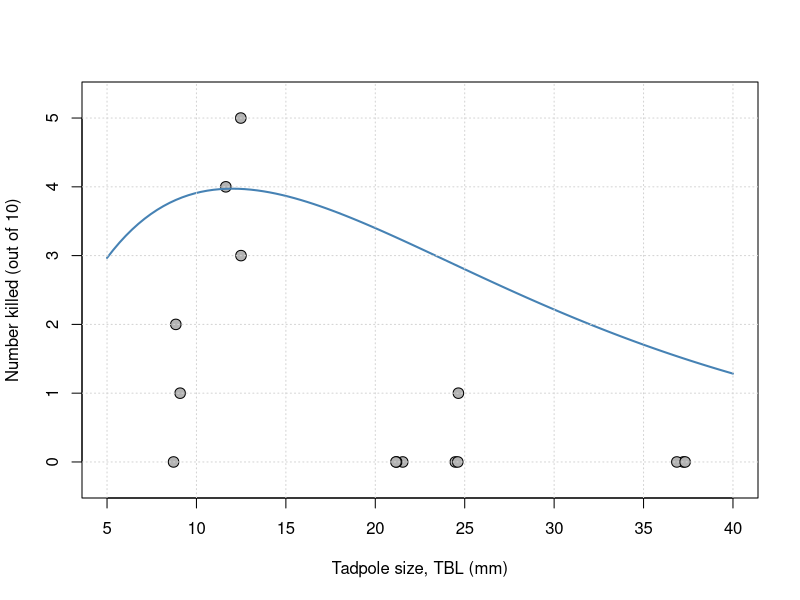

Write the R code that produced this figure.
## ---- chunk 1
knitr::opts_chunk$set(echo = FALSE, warning = FALSE, message = FALSE)

# Data ---------------------------------
frogs <- read.csv("ReedfrogSizepred.csv")
mn <- aggregate(Kill ~ TBL, data = frogs, FUN = mean)

# Candidate Ricker curve (from Act 2) ---------------------------------
a <- 0.9; b <- 1/12
ricker <- function(x, a, b) a * x * exp(-b * x)
pred_ricker <- round(ricker(mn$TBL, a, b), 2)
grand_mean <- round(mean(frogs$Kill), 2)
## ---- chunk 2
set.seed(1)
x_j <- frogs$TBL + runif(nrow(frogs), -0.6, 0.6)
plot(x_j, frogs$Kill, xlim = c(5, 40), ylim = c(-0.3, 5.3),
     xlab = "Tadpole size, TBL (mm)", ylab = "Number killed (out of 10)",
     pch = 21, bg = "grey70", cex = 1.4)
curve(ricker(x, a, b), from = 5, to = 40, lwd = 2, col = "steelblue", add = TRUE)
grid()
